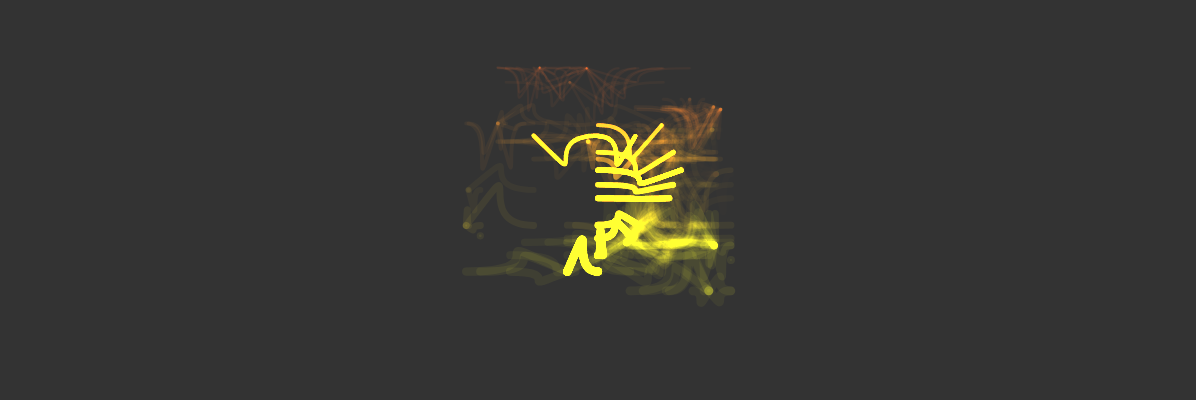
Frame 1 (no input)
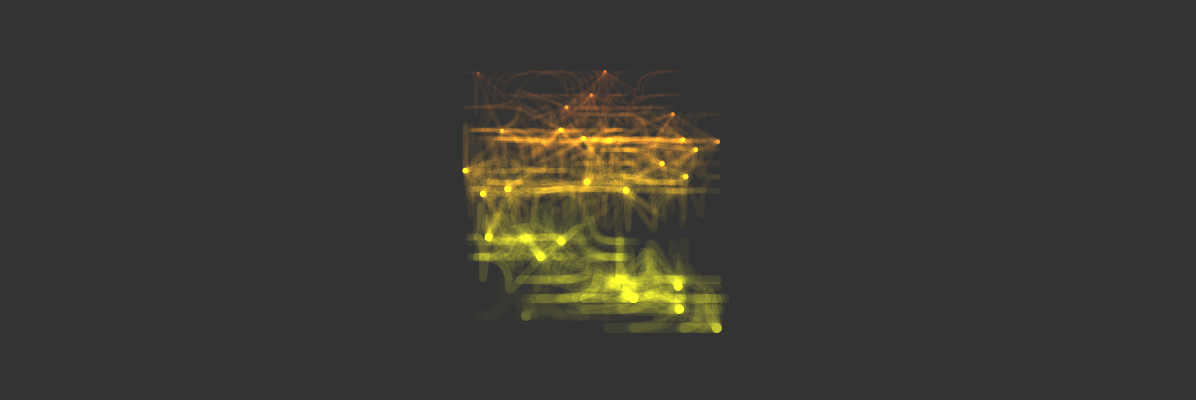
Frame 60 (no input)
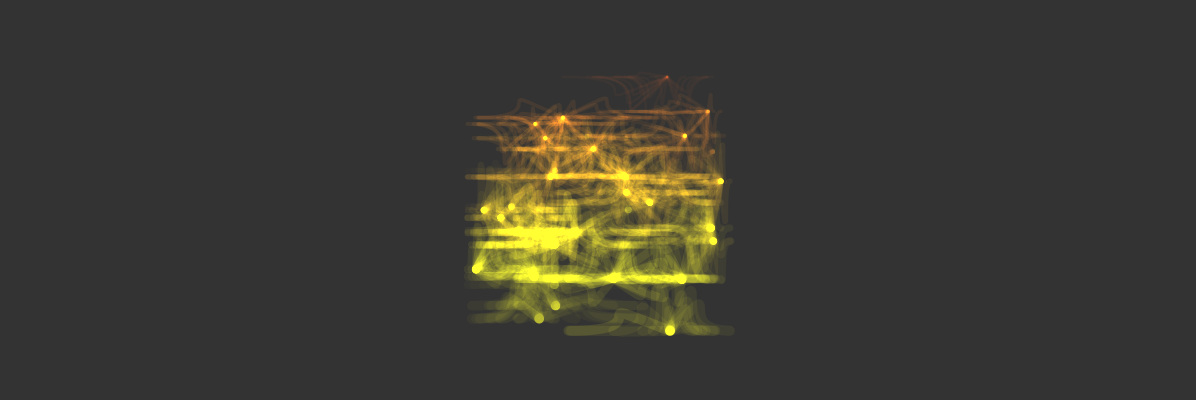
Frame 120 (the mouse pressed at the canvas centre since frame 60)

The p5.js sketch that drew these frames (run headless with seeded random() and noise() and a simulated clock; from frame 60 on, the mouse is pressed at the canvas centre):

// p5.js sketch
// ── sketch.js
let izzms = [];
let NUM_IZZMS = 67;
let spring = 0.05;

function setup() {
	createCanvas(window.innerWidth-4, 400);
	background(100);

	for (let i = 0; i < NUM_IZZMS; i++) {
		let p = new Izzm(sin(random(360)),sin(random(-360)),11);
		izzms.push(p);
	}
}

function draw() {
	background(51);
	noFill();

	for (let i = 0; i < izzms.length; i++) {
		izzms[i].run(113, izzms, i);
	}
}

function mousePressed() {
	if (mouseX >= 4 && mouseX <= width - 4 && mouseY >= 4 && mouseY <= height - 4) {
		izzms.forEach(izzm => {
			izzm.vel.x = random(-TWO_PI,TWO_PI);
			izzm.vel.y = random(-TWO_PI,TWO_PI);
		})
	}
}
// ── Izzm.js
class Izzm {
	constructor(_vx,_vy,_r) {
		this.pos = createVector(width*0.5,height*0.5);
		this.vel = createVector(_vx,_vy);
		this.acc = createVector(_vx/333,_vy/333);
		this.r = _r;
		this.vel.setMag(5);
		this.switch = false;
		this.lineDist = 0;
		rectMode(CENTER);
	}

	connect(_len) {
		this.lineDist = _len;
		for (let i = 0; i < izzms.length; i++) {
			let d = dist(this.pos.x, this.pos.y, izzms[i].pos.x, izzms[i].pos.y);
			if (d < this.lineDist) {
				if (this.switch == false) {
					this.switch = true;
				}
				push();
				blendMode(ADD);
				stroke(this.pos.x,this.pos.y,this.vel.x,this.vel.y*3);
				strokeWeight(this.pos.y/33);
				bezier(this.pos.x, this.pos.y, izzms[i].pos.x, izzms[i].pos.y,this.pos.x, this.pos.y, izzms[i].pos.x, this.pos.y);
				pop();
			} else {
				if (this.switch == true)
					this.switch = false;
			}
		}
	}
	
	collision() {
		for (let i = 0; i < izzms.length; i++) {
			let d = dist(this.pos.x, this.pos.y, izzms[i].pos.x, izzms[i].pos.y);
			if (d >= this.lineDist - 0.3 && d <= this.lineDist + 0.3) {
				this.vel.mult(-0.9);
			}
		}
	}

	update() {
		this.vel.add(this.acc);
		this.pos.add(this.vel);
	}

	edges() {
		let d = dist(this.pos.x, this.pos.y, width*0.5,height*0.5);
		if (d <= 200) {
			this.pos.x = random(width*0.5-133,width*0.5+133);
		}

		if (d <= 200) {
			this.pos.y = random(height*0.5-133,height*0.5+133);
		}

	}

	display() {
		push();
		noStroke();
		blendMode(ADD);
		fill(this.pos.x,this.pos.y,this.vel.x,this.vel.y*3);
		ellipse(this.pos.x, this.pos.y, this.vel.x);
		pop();
	}

	run(_len) {
		this.update();
		//this.collision();
		this.edges();
		this.connect(_len);
		this.display();
	}
}
